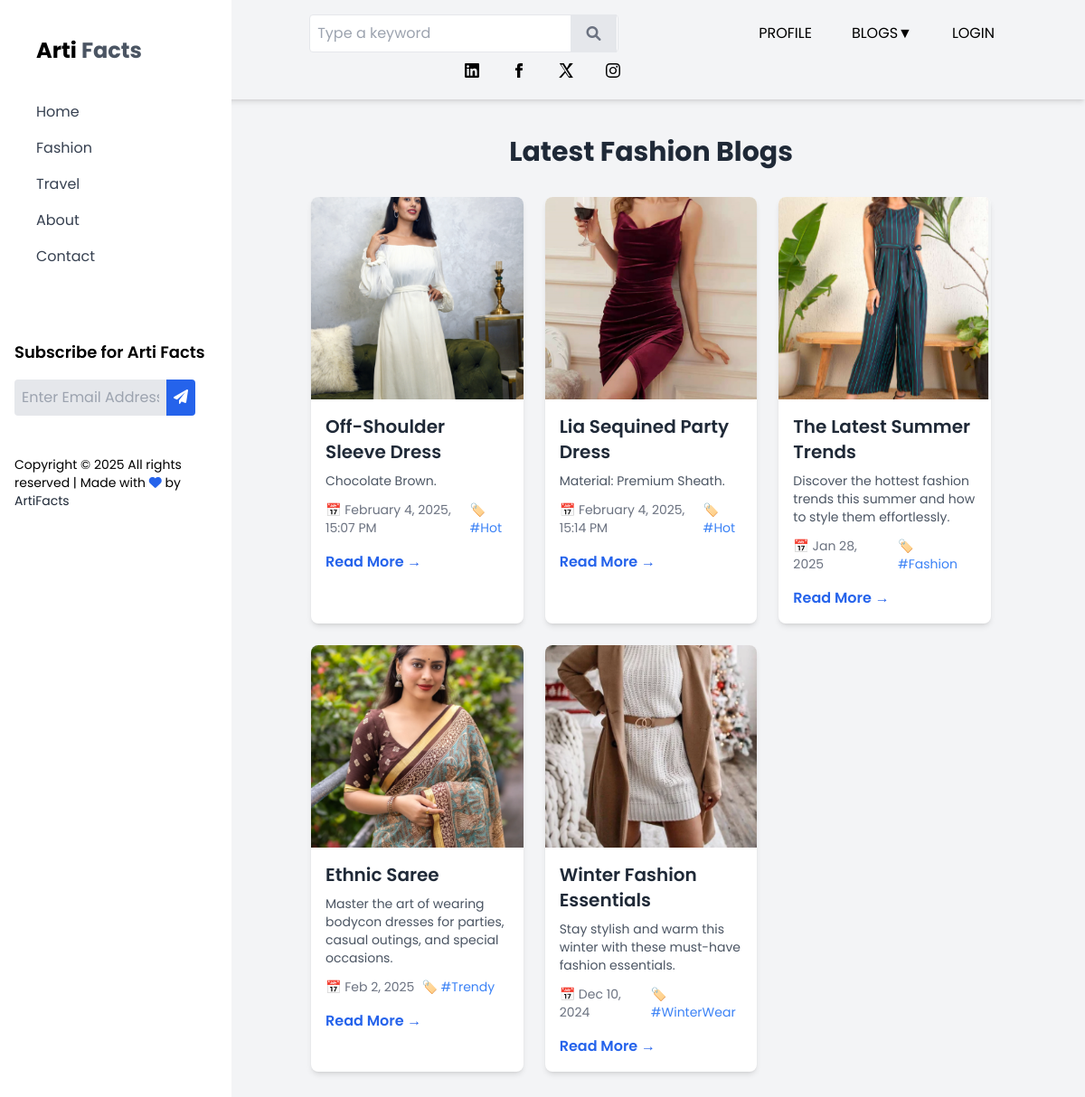
/category/Fashion, run on the app's committed database.
### myBlog/models.py (models this page shows, shortened)
class Category(models.Model):
    slug=models.CharField(max_length=150,null=False,blank=False)
    name=models.CharField(max_length=150,null=False,blank=False)
    image=models.ImageField(upload_to=get_file_path,null=True,blank=True)
    descriptions=models.TextField(max_length= 500,null=False,blank=False)
    status=models.BooleanField(default=False,help_text="0=default,1=Trending")
    meta_title=models.CharField(max_length=150,null=False,blank=False)
    meta_keywords=models.CharField(max_length=150,null=False,blank=False)
    created_at=models.DateTimeField(auto_now_add=True)

class Catblog(models.Model):
    category = models.ForeignKey(Category, on_delete=models.CASCADE)
    slug=models.CharField(max_length=150,null=False,blank=False)
    title=models.CharField(max_length=150,null=False,blank=False)
    blog_image=models.ImageField(upload_to=get_file_path,null=True,blank=True)
    small_description=models.CharField(max_length= 250,null=False,blank=False)
    descriptions=models.TextField(max_length= 500,null=False,blank=False)
    status=models.BooleanField(default=False,help_text="0=default,1=Trending")
    trending=models.BooleanField(default=False,help_text="0=default,1=Trending")
    tag=models.CharField(max_length=150,null=False,blank=False)
    meta_title=models.CharField(max_length=150,null=False,blank=False)
    meta_keywords=models.CharField(max_length=150,null=False,blank=False)
    created_at=models.DateTimeField(auto_now_add=True)

### myBlog/views.py (the view)
# urls.py: path('category/<str:slug>',views.category_view,name="category_view"),
def category_view(request,slug):
    category = Category.objects.filter(status = 0)
    categ = Category.objects.filter(slug=slug).first()
    blog = Catblog.objects.filter(category=categ)
    if categ:
        blog = Catblog.objects.filter(category=categ)
    if not categ:
        return render(request, "category_view.html", {"error": "Category not found"})
    context = {
        'blog':blog,
        "name": categ.slug,
        'category':category
    }
    return render(request,'category_view.html',context)

### myBlog/templates/category_view.html (shortened to what this page needs)
{% extends 'base.html' %}
{% load static %}
{% load tz %}
{% block content %}
{% load crispy_forms_tags %}
<!DOCTYPE html>
<html lang="en">
<head>
  <script src="https://cdn.tailwindcss.com"></script>
  <link href="https://cdnjs.cloudflare.com/ajax/libs/font-awesome/6.0.0-beta3/css/all.min.css" rel="stylesheet">
  </head>
  <body class="bg-gray-100">
    {% if error %}
    <div class="text-center text-red-500 font-semibold">{{ error }}</div>
    {% else %}
    <div class="container mx-auto px-4 py-10 md:pl-64">
        <h1 class="text-3xl font-bold text-center text-gray-800 mb-8">Latest {{name}} Blogs</h1>
        <div class="grid md:grid-cols-2 lg:grid-cols-3 gap-6">
             {% for post in blog %}
             <div class="bg-white shadow-md rounded-lg overflow-hidden fade-in">
                <div class="zoom overflow-hidden">
                    <img src="{{post.blog_image.url}}" alt="Fashion Blog" class="w-full h-56 object-cover transition-all duration-300">
                </div>
                <div class="p-4">
                    <h2 class="text-xl font-semibold text-gray-800">{{post.title}}</h2>
                    <p class="text-gray-600 text-sm mt-2"> {{post.small_description}}.</p>
                    <div class="mt-3 flex items-center space-x-2 text-gray-500 text-sm">
                        {% localtime on %}
                        <span>📅 {{ post.created_at|date:"F j, Y, H:i A" }}</span>
                        {% endlocaltime %}
                        <span>🏷️ <a href="#" class="text-blue-500">#{{post.tag}}</a></span>
                    </div>
                    <a href="#" class="block mt-4 text-blue-600 font-semibold hover:underline">Read More →</a>
                </div>
            </div>
             {% endfor %}
             {% if name == "Fashion" %}
            <div class="bg-white shadow-md rounded-lg overflow-hidden fade-in">
                <div class="zoom overflow-hidden">
                    <img src="{% static 'images/s3.png' %}" alt="Fashion Blog" class="w-full h-56 object-cover transition-all duration-300">
                </div>
                <div class="p-4">
                    <h2 class="text-xl font-semibold text-gray-800">The Latest Summer Trends</h2>
                    <p class="text-gray-600 text-sm mt-2">Discover the hottest fashion trends this summer and how to style them effortlessly.</p>
                    <div class="mt-3 flex items-center space-x-2 text-gray-500 text-sm">
                        <span>📅 Jan 28, 2025</span>
                        <span>🏷️ <a href="#" class="text-blue-500">#Fashion</a></span>
                    </div>
                    <a href="#" class="block mt-4 text-blue-600 font-semibold hover:underline">Read More →</a>
                </div>
            </div>
            <div class="bg-white shadow-md rounded-lg overflow-hidden fade-in delay-200">
                <div class="zoom overflow-hidden">
                    <img src="{% static 'images/s1.png' %}" alt="Fashion Blog" class="w-full h-56 object-cover transition-all duration-300">
                </div>
                <div class="p-4">
                    <h2 class="text-xl font-semibold text-gray-800">Ethnic Saree</h2>
                    <p class="text-gray-600 text-sm mt-2">Master the art of wearing bodycon dresses for parties, casual outings, and special occasions.</p>
                    <div class="mt-3 flex items-center space-x-2 text-gray-500 text-sm">
                        <span>📅 Feb 2, 2025</span>
                        <span>🏷️ <a href="#" class="text-blue-500">#Trendy</a></span>
                    </div>
                    <a href="#" class="block mt-4 text-blue-600 font-semibold hover:underline">Read More →</a>
                </div>
            </div>
            <div class="bg-white shadow-md rounded-lg overflow-hidden fade-in delay-400">
                <div class="zoom overflow-hidden">
                    <img src="{% static 'images/s2.png' %}" alt="Fashion Blog" class="w-full h-56 object-cover transition-all duration-300">
                </div>
                <div class="p-4">
                    <h2 class="text-xl font-semibold text-gray-800">Winter Fashion Essentials</h2>
                    <p class="text-gray-600 text-sm mt-2">Stay stylish and warm this winter with these must-have fashion essentials.</p>
                    <div class="mt-3 flex items-center space-x-2 text-gray-500 text-sm">
                        <span>📅 Dec 10, 2024</span>
                        <span>🏷️ <a href="#" class="text-blue-500">#WinterWear</a></span>
                    </div>
                    <a href="#" class="block mt-4 text-blue-600 font-semibold hover:underline">Read More →</a>
                </div>
            </div>
            {% endif %}
        </div>
    </div>
    {% endif %}
  </body>
  </html>
  {% endblock %}

### myBlog/templates/sidebar.html (shortened to what this page needs)
{% load static %}
{% load tz %}
{% load crispy_forms_tags %}
<!DOCTYPE html>
<html lang="en">
<head>
  <script src="https://cdn.tailwindcss.com"></script>
  <link href="https://cdnjs.cloudflare.com/ajax/libs/font-awesome/6.0.0-beta3/css/all.min.css" rel="stylesheet">
</head>
<body>
  <aside id="sidebar" class="w-64 h-screen bg-white text-black fixed top-0 transform -translate-x-full md:translate-x-0 transition-transform duration-300 md:z-40 z-[60] p-4">
    <div class="p-6">
      <h1 class="text-2xl font-bold mb-4">Arti <span class="text-gray-600">Facts</span></h1>
      <nav class="mt-10">
        <ul>
          <li class="mb-4"><a href="/" class="text-gray-700 hover:text-purple-700">Home</a></li>
          {% for cat in category %}
          <li class="mb-4"><a href="{% url 'category_view' cat.slug %}" class="text-gray-700 hover:text-purple-700">{{cat.name}}</a></li>
          {% endfor %}
          <li class="mb-4"><a href="{% url 'about' %}" class="text-gray-700 hover:text-purple-700">About</a></li>
          <li class="mb-4"><a href="{% url 'contact' %}" class="text-gray-700 hover:text-purple-700">Contact</a></li>
        </ul>
      </nav>
    </div>
    <div class="mt-10">
      <h3 class="text-lg font-semibold mb-4 mt-10">Subscribe for Arti Facts</h3>
      <form class="flex">
        <input type="text" placeholder="Enter Email Address" class="p-2 rounded-l bg-gray-200 text-blue-600 w-[75%]">
        <button class="bg-blue-600 text-white  p-2 rounded-r"><i class="fas fa-paper-plane"></i></button>
      </form>
    </div>
    <p class="text-sm text-black mt-11">
      Copyright &copy; <script>document.write(new Date().getFullYear());</script> All rights reserved | Made with <i class="fas fa-heart text-blue-600"></i> by <a href="/" class="text-gray-800">ArtiFacts</a>
    </p>
  </aside>
</body>
</html>

### myBlog/templates/sidebar.html (style rules this page uses)
body { font-family: 'Poppins', sans-serif; }

### myBlog/templates/category_view.html (style rules this page uses)
body { font-family: 'Poppins', sans-serif; }
.fade-in { opacity: 0; transform: translateY(20px); animation: fadeIn 1s ease-out forwards; }

### data on the page
Category: name "Fashion", slug "Fashion"
Category: name "Travel"
Catblog: blog_image (picture), title "Off-Shoulder Sleeve Dress", small_description "Chocolate Brown", created_at "February 4, 2025, 15:07 PM", tag "Hot"
Catblog: blog_image (picture), title "Lia Sequined Party Dress", small_description "Material: Premium Sheath", created_at "February 4, 2025, 15:14 PM", tag "Hot"
